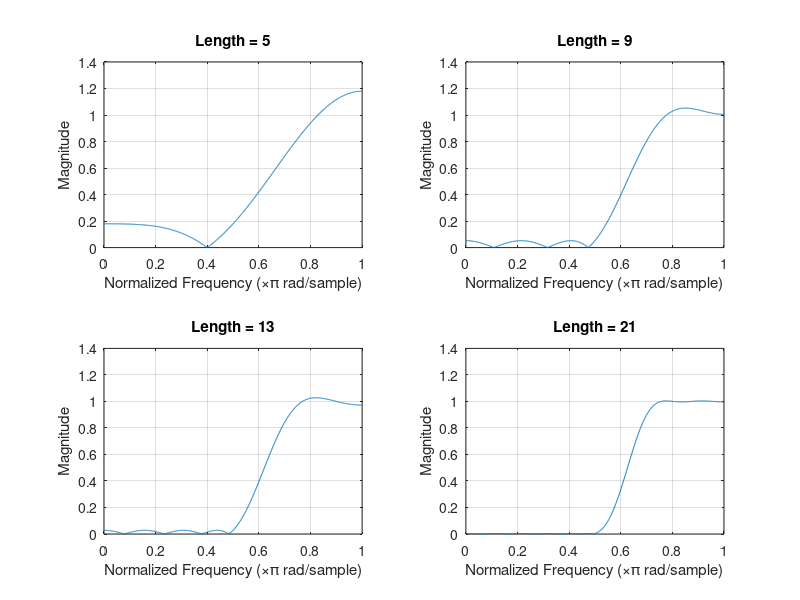
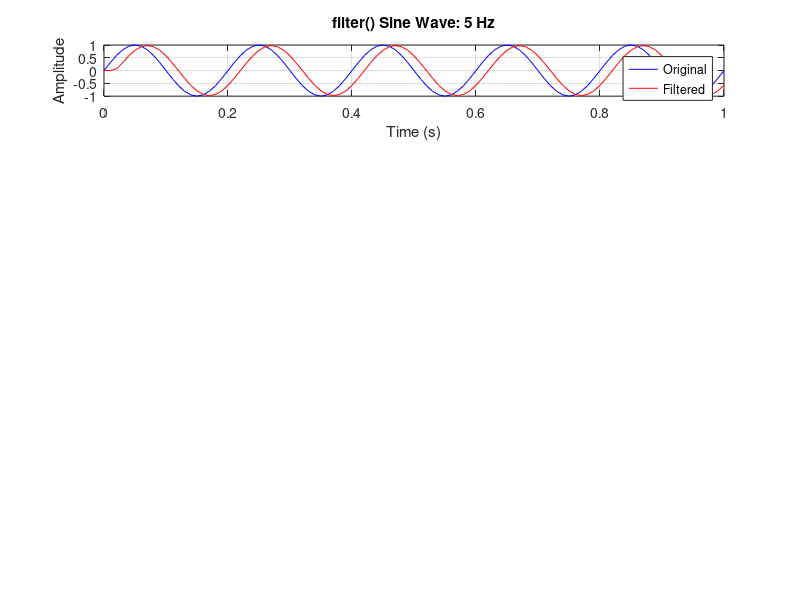

Reproduce these figures in MATLAB, in order. (Note: this script raises an error after producing the figures.)
disp("1a.")
lengths = [5, 9, 13, 21];
figure;

for i = 1:length(lengths)
    subplot(2, 2, i);
    b = firpm(lengths(i) - 1, [0 0.5 0.75 1], [0 0 1 1]);
    [H, W] = freqz(b, 1, 1024);
    plot(W / pi, abs(H));
    title(['Length = ', num2str(lengths(i))]);
    xlabel('Normalized Frequency (\times\pi rad/sample)');
    ylabel('Magnitude');
    grid on;
end

disp("2a.")
sine_wave_freqs = [5, 10, 15, 20, 25]; % Hz

% Sample each of the sine waves at 100 Hz
Fs = 100; % Sampling frequency
t = 0:1 / Fs:1; % Time vector
sine_waves = zeros(length(sine_wave_freqs), length(t));

for i = 1:length(sine_wave_freqs)
    sine_waves(i, :) = sin(2 * pi * sine_wave_freqs(i) * t);
end

% Create the FIR filter
b = fir1(4, 0.5);

% Apply the filter to each sine wave with filter() and plot the results
phase_delays = zeros(length(sine_wave_freqs), 1);
figure;

for i = 1:length(sine_wave_freqs)
    subplot(5, 1, i);
    filtered_wave = filter(b, 1, sine_waves(i, :));
    plot(t, sine_waves(i, :), 'b', 'DisplayName', 'Original'); hold on;
    plot(t, filtered_wave, 'r', 'DisplayName', 'Filtered');
    title(['filter() Sine Wave: ', num2str(sine_wave_freqs(i)), ' Hz']);
    xlabel('Time (s)');
    ylabel('Amplitude');
    legend;
    grid on;
    hold off;

    % Calculate peaks
    [~, filt_pk_locs] = findpeaks(filtered_wave, "NPeaks", 1);
    [~, orig_pk_locs] = findpeaks(sine_waves(i, :), "NPeaks", 1);

    % Calculate the phase deviation between the peaks
    time_delay = abs((filt_pk_locs - orig_pk_locs) / Fs);
    phase_delays(i) = time_delay * sine_wave_freqs(i) * 360; % Convert to degrees
end

% Plot the phase deviations
figure;
plot(sine_wave_freqs, phase_delays, 'o-');
xlabel('Frequency (Hz)');
ylabel('Phase Delay (deg)');
ylim([0, max(phase_delays) * 1.1]);
title('Phase Deviation vs Frequency - filter()');
grid on;

% Apply the filter to each sine wave with filtfilt() and plot the results
phase_delays = zeros(length(sine_wave_freqs), 1);
figure;

for i = 1:length(sine_wave_freqs)
    subplot(5, 1, i);
    filtered_wave = filtfilt(b, 1, sine_waves(i, :));
    plot(t, sine_waves(i, :), 'b', 'DisplayName', 'Original'); hold on;
    plot(t, filtered_wave, 'r', 'DisplayName', 'Filtered');
    title(['filtfilt() Sine Wave: ', num2str(sine_wave_freqs(i)), ' Hz']);
    xlabel('Time (s)');
    ylabel('Amplitude');
    legend;
    grid on;
    hold off;

    % Calculate peaks
    [~, filt_pk_locs] = findpeaks(filtered_wave, "NPeaks", 1);
    [~, orig_pk_locs] = findpeaks(sine_waves(i, :), "NPeaks", 1);

    % Calculate the phase deviation between the peaks
    time_delay = abs((filt_pk_locs - orig_pk_locs) / Fs);
    phase_delays(i) = time_delay * sine_wave_freqs(i) * 360; % Convert to degrees
end

% Plot the phase deviations
figure;
plot(sine_wave_freqs, phase_delays, 'o-');
xlabel('Frequency (Hz)');
ylabel('Phase Delay (deg)');
ylim([0, max(phase_delays) * 1.1 + 0.01]);
title('Phase Deviation vs Frequency - filtfilt()');
grid on;

disp("3c.")

function output = upsample(input, I)
    % Upsample the input signal by a factor of I
    N = length(input);
    output = zeros(1, N * I);
    output(1:I:end) = input;

    % Apply a non-causal zero phase low-pass filter to the upsampled signal
    [b, a] = butter(4, 1 / I);
    output = I * filtfilt(b, a, output);
end

Fs = 20; % Sampling frequency
Fw = 1; % Frequency of the sine wave
t = 0:1 / Fs:1; % Time vector
original_sine_wave = sin(2 * pi * Fw * t);
upsampled_sine_wave = upsample(original_sine_wave, 4);

% Create stem plots for the original and upsampled sine waves
figure;
subplot(2, 1, 1);
stem(t, original_sine_wave, 'filled');
title('Original Sine Wave');
xlabel('Time (s)');
ylabel('Amplitude');
grid on;
subplot(2, 1, 2);
stem(0:1 / (length(upsampled_sine_wave) - 1):1, upsampled_sine_wave, 'filled');
title('Upsampled Sine Wave');
xlabel('Time (s)');
ylabel('Amplitude');
ylim([min(upsampled_sine_wave), max(upsampled_sine_wave)]);
grid on;

disp("4a.")
passband_stop_freqs = [0.9, 0.93, 0.96, 0.99];
figure;

for i = 1:length(passband_stop_freqs)
    subplot(2, 2, i);
    b = firpm(20, [0.1 passband_stop_freqs(i)], [1 1], "hilbert");
    [H, W] = freqz(b, 1, 1024);
    plot(W / pi, abs(H));
    title(['Passband Stop Freq = ', num2str(passband_stop_freqs(i))]);
    xlabel('Normalized Frequency (\times\pi rad/sample)');
    ylabel('Magnitude');
    grid on;
end
